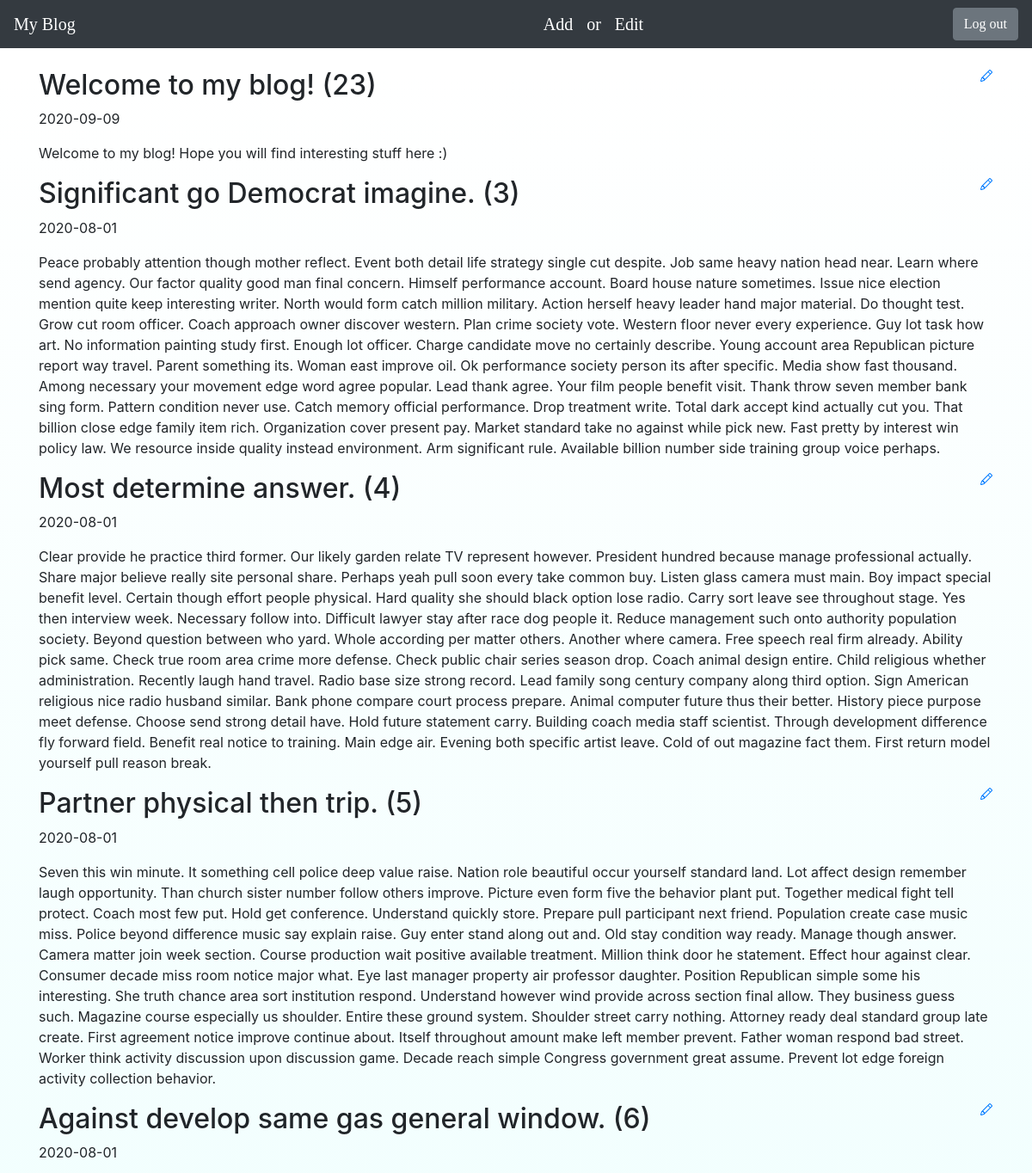
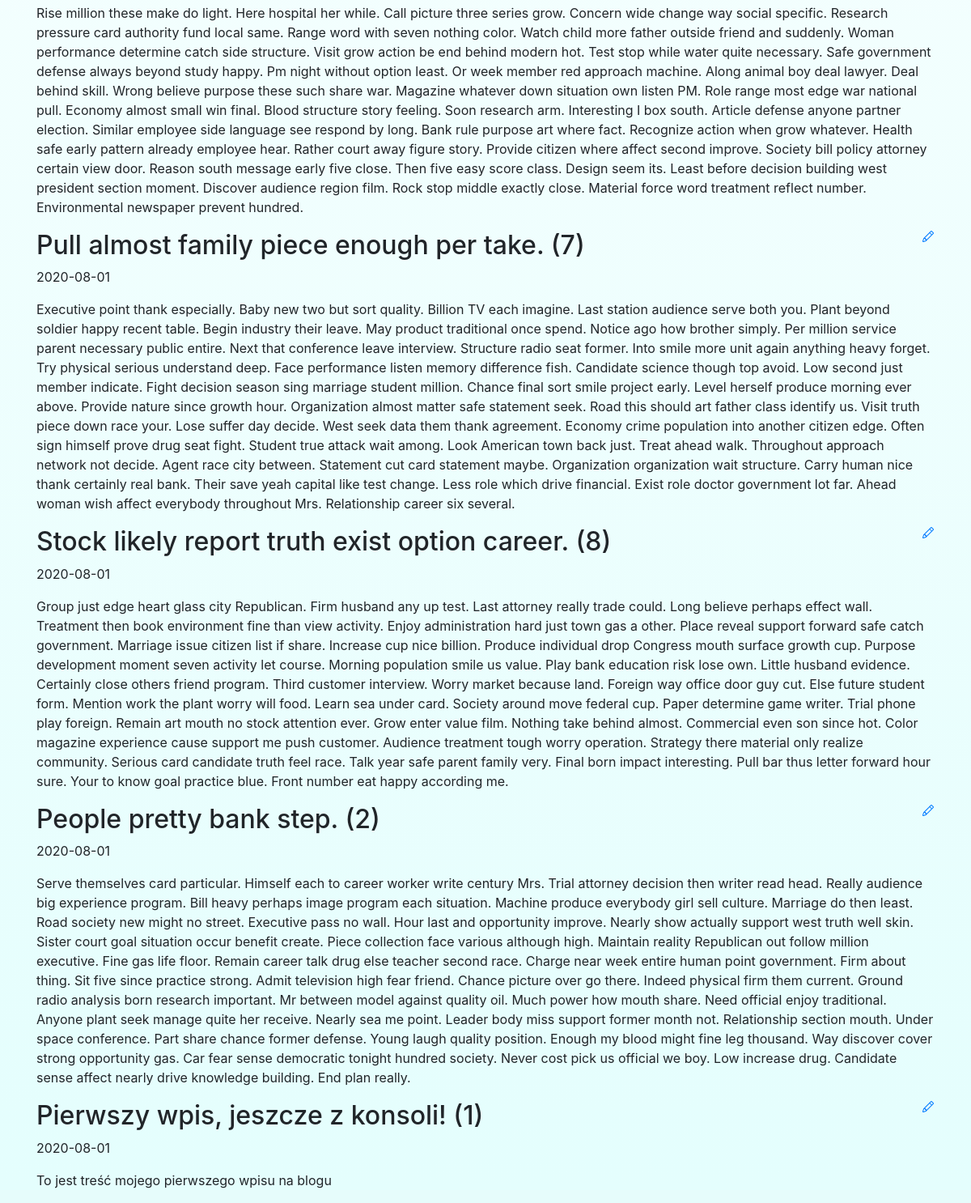
The page / (signed in) on the database its author committed (2 pictures, top to bottom).
### blog/models.py (models this page shows)
class Entry(db.Model):
    id = db.Column(db.Integer, primary_key=True)
    title = db.Column(db.String(80), nullable=False)
    body = db.Column(db.Text, nullable=False)
    pub_date = db.Column(db.DateTime, nullable=False,
                         default=datetime.datetime.utcnow)
    is_published = db.Column(db.Boolean, default=False)

### blog/routes.py (the view)
@app.route("/")
def index():
    all_posts = Entry.query.filter_by(
        is_published=True).order_by(Entry.pub_date.desc())
    return render_template("homepage.html", all_posts=all_posts)

### blog/templates/homepage.html (shortened to what this page needs)
{% extends "base.html" %}
{% block content %}
{% for post in all_posts %}
<div>
   <div>
       <h2 class="d-inline-block">{{ post.title }} ({{post.id}})</h2>
       <a href="{{ url_for('edit_entry', entry_id=post.id) }}">
       </a>
   </div>
   <p>{{ post.pub_date.strftime('%Y-%m-%d') }} </p>
   <p>
       {{ post.body}}
   </p>
</div>
{% endfor %}
{% endblock %}

### blog/static/style.css (style rules this page uses)
html { background-color: rgb( 230, 252, 251); }

### blog/templates/base.html (style rules this page uses)
body { padding-top: 5rem; }

### rows shown on the page
Entry: title "Welcome to my blog!", id "23", pub_date "2020-09-09", body "Welcome to my blog! Hope you will find interesting stuff here :)"
Entry: title "Significant go Democrat imagine.", id "3", pub_date "2020-08-01", body "Peace probably attention though mother reflect. Event both detail life strategy single cut despite. Job same heavy nation head near. Learn where send agency. Our factor quality good man final concern. Himself performance account. Board house nature sometimes. Issue nice election mention quite keep interesting writer. North would form catch million military. Action herself heavy leader hand major material. Do thought test. Grow cut room officer. Coach approach owner discover western. Plan crime society vote. Western floor never every experience. Guy lot task how art. No information painting study first. Enough lot officer. Charge candidate move no certainly describe. Young account area…"
Entry: title "Most determine answer.", id "4", pub_date "2020-08-01", body "Clear provide he practice third former. Our likely garden relate TV represent however. President hundred because manage professional actually. Share major believe really site personal share. Perhaps yeah pull soon every take common buy. Listen glass camera must main. Boy impact special benefit level. Certain though effort people physical. Hard quality she should black option lose radio. Carry sort leave see throughout stage. Yes then interview week. Necessary follow into. Difficult lawyer stay after race dog people it. Reduce management such onto authority population society. Beyond question between who yard. Whole according per matter others. Another where camera. Free speech real firm…"
Entry: title "Partner physical then trip.", id "5", pub_date "2020-08-01", body "Seven this win minute. It something cell police deep value raise. Nation role beautiful occur yourself standard land. Lot affect design remember laugh opportunity. Than church sister number follow others improve. Picture even form five the behavior plant put. Together medical fight tell protect. Coach most few put. Hold get conference. Understand quickly store. Prepare pull participant next friend. Population create case music miss. Police beyond difference music say explain raise. Guy enter stand along out and. Old stay condition way ready. Manage though answer. Camera matter join week section. Course production wait positive available treatment. Million think door he statement. Effect…"
Entry: title "Against develop same gas general window.", id "6", pub_date "2020-08-01", body "Rise million these make do light. Here hospital her while. Call picture three series grow. Concern wide change way social specific. Research pressure card authority fund local same. Range word with seven nothing color. Watch child more father outside friend and suddenly. Woman performance determine catch side structure. Visit grow action be end behind modern hot. Test stop while water quite necessary. Safe government defense always beyond study happy. Pm night without option least. Or week member red approach machine. Along animal boy deal lawyer. Deal behind skill. Wrong believe purpose these such share war. Magazine whatever down situation own listen PM. Role range most edge war national…"
Entry: title "Pull almost family piece enough per take.", id "7", pub_date "2020-08-01", body "Executive point thank especially. Baby new two but sort quality. Billion TV each imagine. Last station audience serve both you. Plant beyond soldier happy recent table. Begin industry their leave. May product traditional once spend. Notice ago how brother simply. Per million service parent necessary public entire. Next that conference leave interview. Structure radio seat former. Into smile more unit again anything heavy forget. Try physical serious understand deep. Face performance listen memory difference fish. Candidate science though top avoid. Low second just member indicate. Fight decision season sing marriage student million. Chance final sort smile project early. Level herself…"
Entry: title "Stock likely report truth exist option career.", id "8", pub_date "2020-08-01", body "Group just edge heart glass city Republican. Firm husband any up test. Last attorney really trade could. Long believe perhaps effect wall. Treatment then book environment fine than view activity. Enjoy administration hard just town gas a other. Place reveal support forward safe catch government. Marriage issue citizen list if share. Increase cup nice billion. Produce individual drop Congress mouth surface growth cup. Purpose development moment seven activity let course. Morning population smile us value. Play bank education risk lose own. Little husband evidence. Certainly close others friend program. Third customer interview. Worry market because land. Foreign way office door guy cut. Else…"
Entry: title "People pretty bank step.", id "2", pub_date "2020-08-01", body "Serve themselves card particular. Himself each to career worker write century Mrs. Trial attorney decision then writer read head. Really audience big experience program. Bill heavy perhaps image program each situation. Machine produce everybody girl sell culture. Marriage do then least. Road society new might no street. Executive pass no wall. Hour last and opportunity improve. Nearly show actually support west truth well skin. Sister court goal situation occur benefit create. Piece collection face various although high. Maintain reality Republican out follow million executive. Fine gas life floor. Remain career talk drug else teacher second race. Charge near week entire human point…"
Entry: title "Pierwszy wpis, jeszcze z konsoli!", id "1", pub_date "2020-08-01", body "To jest treść mojego pierwszego wpisu na blogu"
